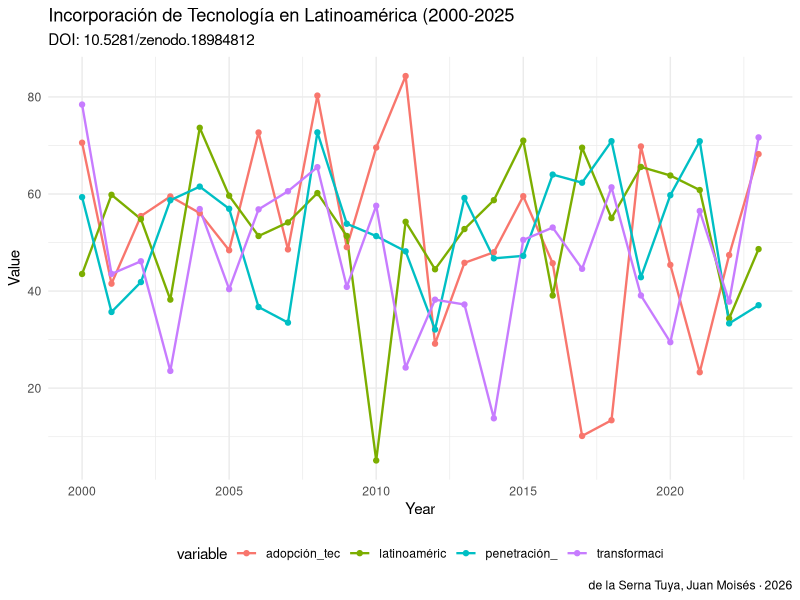

Generate this figure with R:
# analysis.R — Incorporación de Tecnología en Latinoamérica (2000-2025): Dataset Longitudinal
# DOI: 10.5281/zenodo.18984812
# Author: de la Serna Tuya, Juan Moisés · ORCID: 0000-0002-8401-8018
# License: CC0 1.0

# ── SETUP ──────────────────────────────────────────────────────────────────
# Install required packages if needed:
# install.packages(c("readr","ggplot2","dplyr","tidyr"))

library(readr)
library(ggplot2)
library(dplyr)

# ── LOAD DATA ──────────────────────────────────────────────────────────────
# Download dataset from: https://doi.org/10.5281/zenodo.18984812
# df <- read_csv("dataset.csv")

# Example with synthetic data
set.seed(42)
years <- 2000:2023
df <- data.frame(
  year = years,
    adopción_tec = rnorm(length(years), 50, 15),
  transformaci = rnorm(length(years), 50, 15),
  latinoaméric = rnorm(length(years), 50, 15),
  penetración_ = rnorm(length(years), 50, 15),
  stringsAsFactors = FALSE
)

cat("Dataset: Incorporación de Tecnología en Latinoamérica (2000\n")
cat("DOI: 10.5281/zenodo.18984812\n")
cat("Dimensions:", nrow(df), "x", ncol(df), "\n\n")
print(head(df))
print(summary(df))

# ── VISUALIZATION ──────────────────────────────────────────────────────────
# Temporal trend
p1 <- df %>%
  tidyr::pivot_longer(-year, names_to="variable", values_to="value") %>%
  ggplot(aes(x=year, y=value, color=variable)) +
  geom_line(size=0.8) +
  geom_point(size=1.5) +
  labs(title="Incorporación de Tecnología en Latinoamérica (2000-2025",
       subtitle="DOI: 10.5281/zenodo.18984812",
       x="Year", y="Value",
       caption="de la Serna Tuya, Juan Moisés · 2026") +
  theme_minimal() +
  theme(legend.position="bottom")

ggsave("figures/analysis_output_r.png", p1, width=10, height=6, dpi=150)
cat("\nFigure saved: figures/analysis_output_r.png\n")

# ── CITATION ───────────────────────────────────────────────────────────────
cat("\nCitation:\n")
cat("de la Serna Tuya, Juan Moisés (2026). Incorporación de Tecnología en Latinoamérica (2000-2025): Dataset Long. Zenodo. https://doi.org/10.5281/zenodo.18984812\n")
